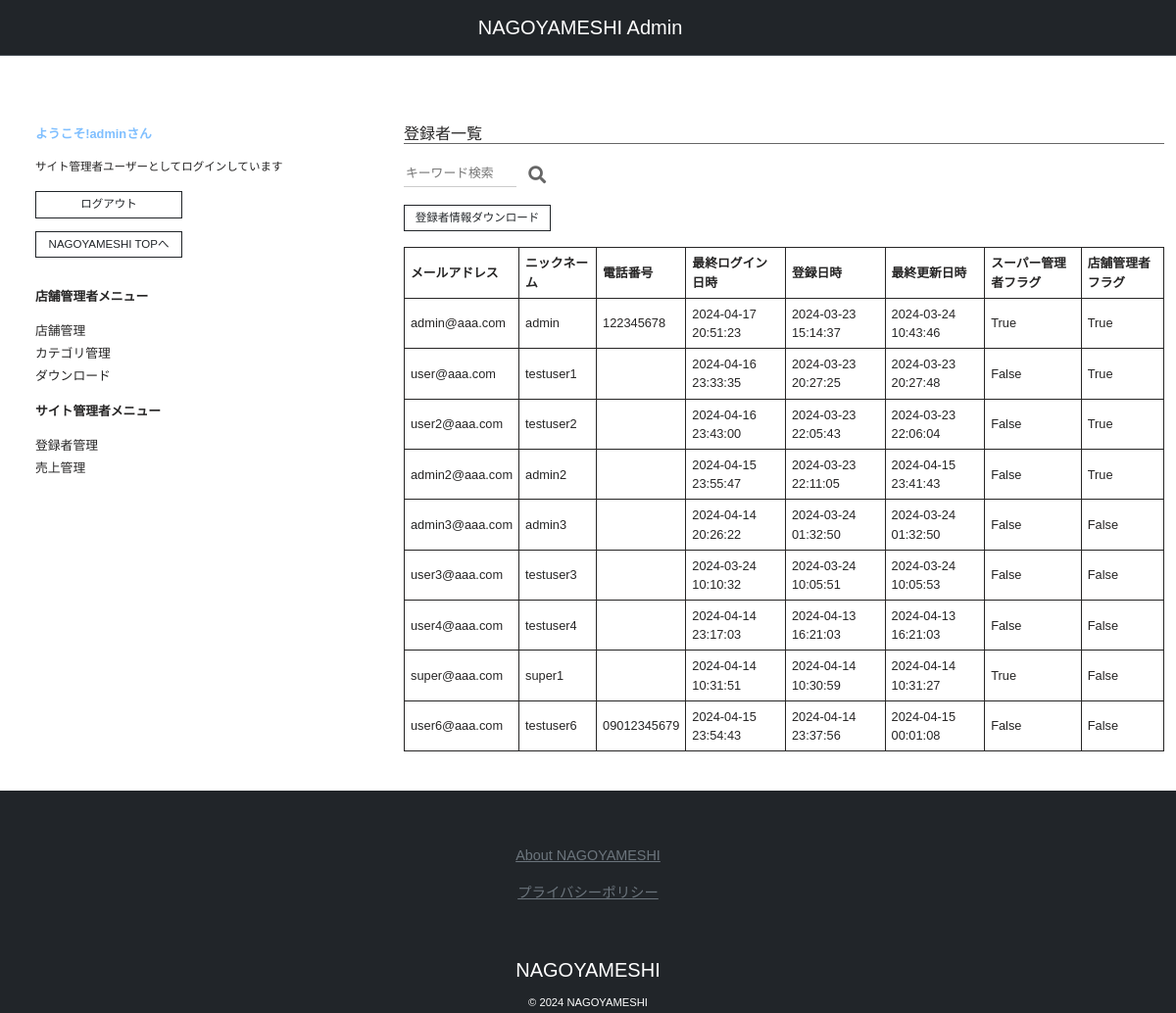
The page /list_managed_account/ (signed in) on the database its author committed.
### nagoyameshi/models.py (models this page shows, shortened)
class CustomUser(AbstractBaseUser, PermissionsMixin):
    email = models.EmailField(
        _("email address"),
        unique = True
    )
    nickname = models.CharField(
        _("nickname"),
        max_length = 150,
        unique = True,
        help_text = "150文字以内で文字や数字を使うことができます（記号は「@/./+/-/_」のみ使用可能）。" ,
    )
    is_staff = models.BooleanField(
        _("staff status"),
        default = False,
        help_text = _("Designates whether the user can log into this admin site."),
    )
    is_admin = models.BooleanField(
        _("admin status"),
        default = False,
        help_text = _("Designates whether the user can manage restaurant"),
    )
    is_active = models.BooleanField(
        _('active'),
        default = True,
        help_text = _(
            "Designates whether this user should be treated as active. "
            "Unselect this instead of deleting accounts."
        ),
    )
    phone_number = models.CharField(
        _("phone number"),
        max_length = 20,
        blank = True,
    )
    date_joined = models.DateTimeField(
        _("date joined"),
        default = timezone.now
    )
    update_at = models.DateTimeField(
        _("last update"),
        auto_now = True,
    )
    objects = MyUserManager()
    EMAIL_FIELD = "email"
    USERNAME_FIELD = 'email'
    REQUIRED_FIELDS = []
    def get_nickname(self):
        return self.nickname

### nagoyameshi/views.py (the view)
# urls.py: path('list_managed_account/', views.list_managed_account, name='list_managed_account'),
@login_required
def list_managed_account(request):
    if request.method == 'GET':
        user = CustomUser.objects.get(id=request.user.id)
        if user.is_superuser:
            accounts = CustomUser.objects.all()
            return render(request, 'managed_account.html', context={
                'accounts': accounts,
            })
        else:
            return render(request, 'access_denied.html', context={
                'message': 'このページはサイト管理者専用です。',
                'url': reverse('admin_top'),
                'text': '管理者トップ',
            })
    else:
        raise Http404

### templates/managed_account.html
{% extends 'base_admin.html' %}
{% block content %}
<section id="managed_account">
    <h6 class="b_bottom">登録者一覧</h6>
    <div class="mt-3">
        <form class="sform" method="get" action="{% url 'account_search' %}">
            <input id="ibox" type="text" value="{{ request.GET.keyword }}" name="keyword" placeholder="キーワード検索">
            <button type="submit" id="sbtn"><i class="fas fa-search"></i></button>
        </form>
    </div>
    <div class="wrapper_btn_col fit_btn mt-3">
        <a href="{% url 'download_accounts_info' %}"><button type="button" class="btn btn-outline-dark rounded-0 text-nowrap btn-sm">登録者情報ダウンロード</button></a>
    </div>
    <div class="table_layout mt-3">
        <table>
            <tr>
                <th>メールアドレス</th>
                <th>ニックネーム</th>
                <th>電話番号</th>
                <th>最終ログイン日時</th>
                <th>登録日時</th>
                <th>最終更新日時</th>
                <th>スーパー管理者フラグ</th>
                <th>店舗管理者フラグ</th>
            </tr>
            {% for account in accounts %}
            <tr>
                <td>{{ account.email }}</td>
                <td>{{ account.nickname }}</td>
                <td>{{ account.phone_number }}</td>
                <td>{{ account.last_login | date:"Y-m-d H:i:s" }}</td>
                <td>{{ account.date_joined | date:"Y-m-d H:i:s" }}</td>
                <td>{{ account.update_at | date:"Y-m-d H:i:s" }}</td>
                <td>{{ account.is_superuser }}</td>
                <td>{{ account.is_admin }}</td>
            </tr>
            {% endfor %}
        </table>
    </div>
</section>
{% endblock content %}

### templates/base_admin.html (shortened to what this page needs)
{% load static %}
<!DOCTYPE html>
<html lang="ja">
    <head>
        <link href="https://cdnjs.cloudflare.com/ajax/libs/font-awesome/5.15.1/css/all.min.css" rel="stylesheet" />
        <link href="https://cdn.jsdelivr.net/npm/bootstrap@5.3.0/dist/css/bootstrap.min.css" rel="stylesheet">
        <link rel="stylesheet" href="{% static 'css/style.css' %}">
    </head>
    <body>
        <header>
            <nav class="navbar bg-dark border-bottom border-bottom-dark justify-content-center" data-bs-theme="dark">
                <a class="navbar-brand" href="{% url 'admin_top' %}">NAGOYAMESHI Admin</a>
            </nav>
        </header>
        <main class="container-fluid">
            <div class="row">
                <div class="col-4">
                    <div class="container wrapper_section">
                        <section id="account">
                            <div class="container">
                                {% if request.user.is_authenticated %}
                                {% if request.user.is_superuser %}
                                <p class="fnt_lightblue bold">ようこそ!{{ request.user.get_nickname }}さん</p>
                                <p class="fnt_sml">サイト管理者ユーザーとしてログインしています</p>
                                <div class="wrapper_btn_col fit_btn">
                                    <a href="{% url 'logout' %}"><button type="button" class="btn btn-outline-dark rounded-0 text-nowrap btn-sm">ログアウト</button></a>
                                    <a href="{% url 'top' %}"><button type="button" class="btn btn-outline-dark rounded-0 text-nowrap btn-sm">NAGOYAMESHI TOPへ</button></a>
                                </div>
                                {% endif %}
                                {% endif %}
                            </div>
                        </section>
                        <section id="userinfo">
                            <div class="container">
                                <p class="bold">店舗管理者メニュー</p>
                                <ul class="ps-0">
                                    <li class="mb-1"><a href="{% url 'list_managed_restaurant' %}">店舗管理</a></li>
                                    <li class="mb-1"><a href="{% url 'list_categories' %}">カテゴリ管理</a></li>
                                    <li class="mb-1"><a href="{% url 'download_as_csv' %}">ダウンロード</a></li>
                                </ul>
                                {% if request.user.is_superuser %}
                                <p class="bold">サイト管理者メニュー</p>
                                <ul class="ps-0">
                                    <li class="mb-1"><a href="{% url 'list_managed_account' %}">登録者管理</a></li>
                                    <li class="mb-1"><a href="{% url 'uriage' %}?y=2024">売上管理</a></li>
                                </ul>
                                {% endif %}
                            </div>
                        </section>
                    </div>
                </div>
                <div class="col-8">
                    {% block content %}
                    {% endblock content %}
                </div>
            </div>
        </main>
        <footer class="text-center bg-dark">
            <ul class="nav justify-content-center d-flex flex-column py-5">
                <li class="nav-item">
                    <a class="nav-link link-secondary fnt_sml under_line" href="{% url 'about' %}">About NAGOYAMESHI</a>
                </li>
                <li class="nav-item">
                    <a class="nav-link link-secondary fnt_sml under_line" href="{% url 'privacy_policy' %}">プライバシーポリシー</a>
                </li>
            </ul>
            <h5 class="fnt_white"><a class="navbar-brand" href="{% url 'top' %}">NAGOYAMESHI</a></h5>
            <small class="fnt_white">&copy; 2024 NAGOYAMESHI</small>
        </footer>
    </body>
</html>

### static/css/style.css (style rules this page uses)
html { font-size: 100%; font-family: 'Hiragino Kaku Gothic Pro', 'Meiryo', sans-serif; }
body { color: #262525; font-family: 'Hiragino Kaku Gothic Pro', 'Meiryo', sans-serif; }
a { text-decoration: none; color: #262525; }
li { list-style: none; }
header { margin-bottom: 40px; }
footer { margin-top: 40px; }
section { margin-top: 30px; font-size: 80%; }
small { font-size: 0.7em; }
.btn { font-size: 0.9em; }
.wrapper_btn_col { display: flex; flex-direction: column; gap: 1em; }
.fit_btn .btn { width: 150px; }
.bold { font-weight: bold; }
.fnt_sml { font-size: 0.9em; }
.fnt_lightblue { color: #7fbfff; }
.fnt_white { color: #fff; }
.b_bottom { border-bottom: solid 1px #666; }
.under_line { text-decoration: underline; }
.table_layout table { width: 100%; }
.table_layout th { padding: 6px; border: 1px #262525 solid; }
.table_layout td { padding: 6px; border: 1px #262525 solid; }
.container-fluid { margin-right: auto; margin-left: auto; max-width: 1200px; }
.sform { position: relative; max-width: 200px; margin-bottom: auto; }
#ibox { margin: 0; height: 28px; width: 9em; transition: all .6s ease; border-bottom:1px solid #cccccc; border-right:none; border-left:none; border-top:none; border-radius:0px; }
#sbtn { vertical-align:top; width: 35px; height: 30px; padding: 0; font-family: 'Font Awesome\ 5 Free'; font-size: 18px; border: none; background: transparent; cursor: pointer; color: #666; }

### rows shown on the page
CustomUser: user.get_nickname "admin", email "admin@aaa.com", nickname "admin", phone_number "122345678", last_login "2024-04-17 20:51:23", date_joined "2024-03-23 15:14:37", update_at "2024-03-24 10:43:46", is_superuser "True", is_admin "True"
CustomUser: email "user@aaa.com", nickname "testuser1", last_login "2024-04-16 23:33:35", date_joined "2024-03-23 20:27:25", update_at "2024-03-23 20:27:48", is_superuser "False", is_admin "True"
CustomUser: email "user2@aaa.com", nickname "testuser2", last_login "2024-04-16 23:43:00", date_joined "2024-03-23 22:05:43", update_at "2024-03-23 22:06:04", is_superuser "False", is_admin "True"
CustomUser: email "admin2@aaa.com", nickname "admin2", last_login "2024-04-15 23:55:47", date_joined "2024-03-23 22:11:05", update_at "2024-04-15 23:41:43", is_superuser "False", is_admin "True"
CustomUser: email "admin3@aaa.com", nickname "admin3", last_login "2024-04-14 20:26:22", date_joined "2024-03-24 01:32:50", update_at "2024-03-24 01:32:50", is_superuser "False", is_admin "False"
CustomUser: email "user3@aaa.com", nickname "testuser3", last_login "2024-03-24 10:10:32", date_joined "2024-03-24 10:05:51", update_at "2024-03-24 10:05:53", is_superuser "False", is_admin "False"
CustomUser: email "user4@aaa.com", nickname "testuser4", last_login "2024-04-14 23:17:03", date_joined "2024-04-13 16:21:03", update_at "2024-04-13 16:21:03", is_superuser "False", is_admin "False"
CustomUser: email "super@aaa.com", nickname "super1", last_login "2024-04-14 10:31:51", date_joined "2024-04-14 10:30:59", update_at "2024-04-14 10:31:27", is_superuser "True", is_admin "False"
CustomUser: email "user6@aaa.com", nickname "testuser6", phone_number "09012345679", last_login "2024-04-15 23:54:43", date_joined "2024-04-14 23:37:56", update_at "2024-04-15 00:01:08", is_superuser "False", is_admin "False"
